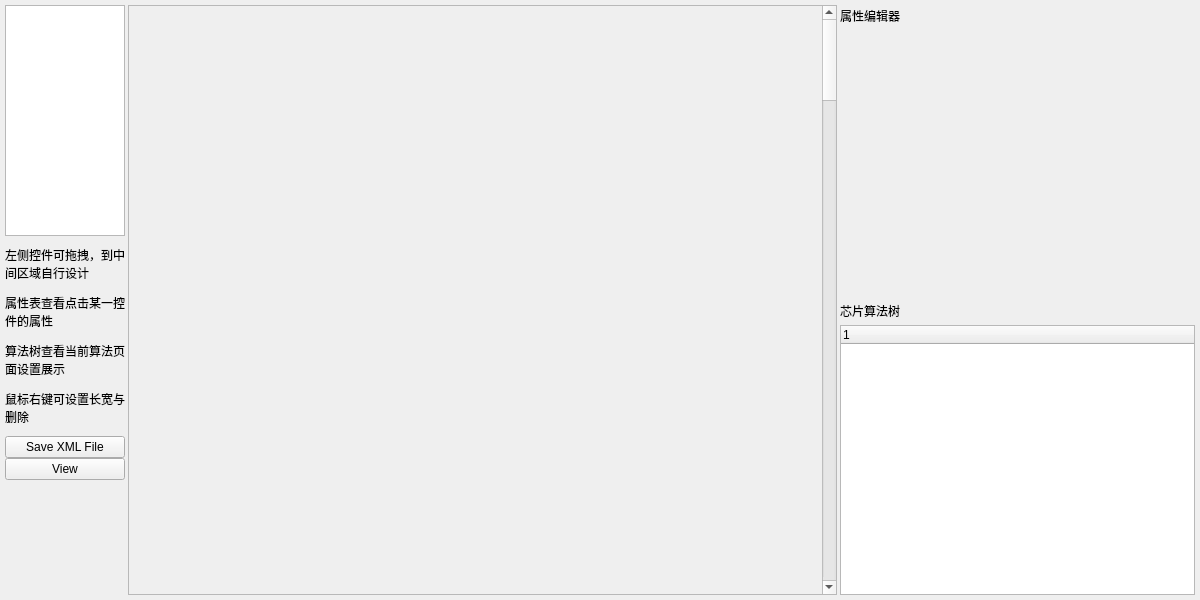
<?xml version="1.0" encoding="UTF-8"?>
<ui version="4.0">
 <class>DriverParseWidget</class>
 <widget class="QWidget" name="DriverParseWidget">
  <property name="geometry">
   <rect>
    <x>0</x>
    <y>0</y>
    <width>1200</width>
    <height>600</height>
   </rect>
  </property>
  <property name="minimumSize">
   <size>
    <width>1200</width>
    <height>600</height>
   </size>
  </property>
  <property name="windowTitle">
   <string>DriverParseWidget</string>
  </property>
  <layout class="QHBoxLayout" name="horizontalLayout" stretch="1,6,3">
   <property name="spacing">
    <number>3</number>
   </property>
   <property name="leftMargin">
    <number>5</number>
   </property>
   <property name="topMargin">
    <number>5</number>
   </property>
   <property name="rightMargin">
    <number>5</number>
   </property>
   <property name="bottomMargin">
    <number>5</number>
   </property>
   <item>
    <widget class="QWidget" name="ControlSelectionArea" native="true">
     <layout class="QVBoxLayout" name="verticalLayout" stretch="2,1,0,0,1">
      <property name="spacing">
       <number>0</number>
      </property>
      <property name="leftMargin">
       <number>0</number>
      </property>
      <property name="topMargin">
       <number>0</number>
      </property>
      <property name="rightMargin">
       <number>0</number>
      </property>
      <property name="bottomMargin">
       <number>0</number>
      </property>
      <item>
       <widget class="DragListWidget" name="dragListWidget"/>
      </item>
      <item>
       <widget class="QLabel" name="label">
        <property name="minimumSize">
         <size>
          <width>120</width>
          <height>200</height>
         </size>
        </property>
        <property name="text">
         <string>&lt;html&gt;&lt;head/&gt;&lt;body&gt;&lt;p&gt;左侧控件可拖拽，到中间区域自行设计&lt;/p&gt;&lt;p&gt;属性表查看点击某一控件的属性&lt;/p&gt;&lt;p&gt;算法树查看当前算法页面设置展示&lt;/p&gt;&lt;p&gt;鼠标右键可设置长宽与删除&lt;/p&gt;&lt;/body&gt;&lt;/html&gt;</string>
        </property>
        <property name="wordWrap">
         <bool>true</bool>
        </property>
       </widget>
      </item>
      <item>
       <widget class="QPushButton" name="saveButton">
        <property name="text">
         <string>Save XML File</string>
        </property>
       </widget>
      </item>
      <item>
       <widget class="QPushButton" name="viewButton">
        <property name="text">
         <string>View</string>
        </property>
       </widget>
      </item>
      <item>
       <spacer name="verticalSpacer">
        <property name="orientation">
         <enum>Qt::Vertical</enum>
        </property>
        <property name="sizeHint" stdset="0">
         <size>
          <width>20</width>
          <height>20</height>
         </size>
        </property>
       </spacer>
      </item>
     </layout>
    </widget>
   </item>
   <item>
    <widget class="QWidget" name="EditShowArea" native="true">
     <layout class="QVBoxLayout" name="verticalLayout_2">
      <property name="spacing">
       <number>0</number>
      </property>
      <property name="leftMargin">
       <number>0</number>
      </property>
      <property name="topMargin">
       <number>0</number>
      </property>
      <property name="rightMargin">
       <number>0</number>
      </property>
      <property name="bottomMargin">
       <number>0</number>
      </property>
      <item>
       <widget class="QScrollArea" name="scrollArea">
        <property name="horizontalScrollBarPolicy">
         <enum>Qt::ScrollBarAlwaysOff</enum>
        </property>
        <property name="widgetResizable">
         <bool>false</bool>
        </property>
        <property name="alignment">
         <set>Qt::AlignCenter</set>
        </property>
        <widget class="EditShowWidget" name="scrollAreaWidget">
         <property name="geometry">
          <rect>
           <x>0</x>
           <y>0</y>
           <width>16777215</width>
           <height>16777215</height>
          </rect>
         </property>
         <property name="sizePolicy">
          <sizepolicy hsizetype="Expanding" vsizetype="Expanding">
           <horstretch>0</horstretch>
           <verstretch>0</verstretch>
          </sizepolicy>
         </property>
         <property name="minimumSize">
          <size>
           <width>1920</width>
           <height>1080</height>
          </size>
         </property>
        </widget>
       </widget>
      </item>
     </layout>
    </widget>
   </item>
   <item>
    <widget class="QWidget" name="StatusDisplayArea" native="true">
     <layout class="QVBoxLayout" name="verticalLayout_5">
      <property name="spacing">
       <number>0</number>
      </property>
      <property name="leftMargin">
       <number>0</number>
      </property>
      <property name="topMargin">
       <number>0</number>
      </property>
      <property name="rightMargin">
       <number>0</number>
      </property>
      <property name="bottomMargin">
       <number>0</number>
      </property>
      <item>
       <widget class="QWidget" name="widget_5" native="true">
        <layout class="QVBoxLayout" name="verticalLayout_4">
         <property name="spacing">
          <number>5</number>
         </property>
         <property name="leftMargin">
          <number>0</number>
         </property>
         <property name="topMargin">
          <number>2</number>
         </property>
         <property name="rightMargin">
          <number>0</number>
         </property>
         <property name="bottomMargin">
          <number>0</number>
         </property>
         <item>
          <widget class="QLabel" name="label_2">
           <property name="text">
            <string>属性编辑器</string>
           </property>
          </widget>
         </item>
         <item>
          <widget class="QtTreePropertyBrowser" name="propetryTable" native="true">
           <property name="enabled">
            <bool>true</bool>
           </property>
           <property name="sizePolicy">
            <sizepolicy hsizetype="Expanding" vsizetype="Expanding">
             <horstretch>0</horstretch>
             <verstretch>0</verstretch>
            </sizepolicy>
           </property>
          </widget>
         </item>
        </layout>
       </widget>
      </item>
      <item>
       <widget class="QWidget" name="widget_4" native="true">
        <layout class="QVBoxLayout" name="verticalLayout_3">
         <property name="spacing">
          <number>5</number>
         </property>
         <property name="leftMargin">
          <number>0</number>
         </property>
         <property name="topMargin">
          <number>2</number>
         </property>
         <property name="rightMargin">
          <number>0</number>
         </property>
         <property name="bottomMargin">
          <number>0</number>
         </property>
         <item>
          <widget class="QLabel" name="label_3">
           <property name="text">
            <string>芯片算法树</string>
           </property>
          </widget>
         </item>
         <item>
          <widget class="QTreeWidget" name="treeWidget">
           <property name="itemsExpandable">
            <bool>true</bool>
           </property>
           <column>
            <property name="text">
             <string notr="true">1</string>
            </property>
           </column>
          </widget>
         </item>
        </layout>
       </widget>
      </item>
     </layout>
    </widget>
   </item>
  </layout>
 </widget>
 <layoutdefault spacing="6" margin="11"/>
 <customwidgets>
  <customwidget>
   <class>DragListWidget</class>
   <extends>QListWidget</extends>
   <header>draglistwidget.h</header>
  </customwidget>
  <customwidget>
   <class>EditShowWidget</class>
   <extends>QWidget</extends>
   <header>editshowwidget.h</header>
   <container>1</container>
  </customwidget>
  <customwidget>
   <class>QtTreePropertyBrowser</class>
   <extends>QWidget</extends>
   <header>qttreepropertybrowser.h</header>
   <container>1</container>
  </customwidget>
 </customwidgets>
 <resources/>
 <connections/>
</ui>
